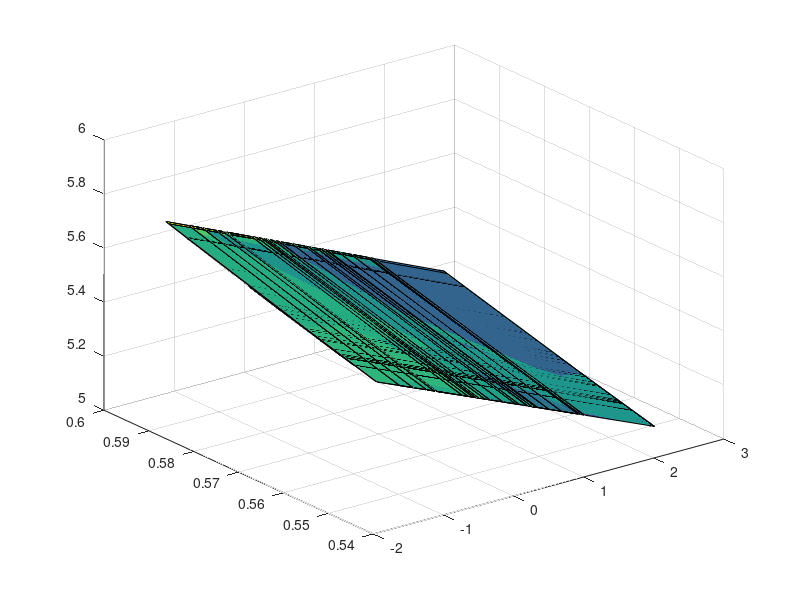

This figure's MATLAB source:
clear
clc
close all

% Initializing variables
Assumed_max_speed = 2;
Line_Dist = 5*sqrt(2);
Assumed_time = Line_Dist/Assumed_max_speed*2;
Maximum_dist = .3;
Mean_Accel = Assumed_max_speed/(.5*Assumed_time);

% Calculate the maximum allowable angle and acceleration
Max_angle = atand(Maximum_dist/Line_Dist);
Max_accel = 4*(Line_Dist+Maximum_dist)/Assumed_time^2;

% Calculating the errors of the acceleration and angle
Accel_Error = Max_accel-Mean_Accel;
Angle_Error = Max_angle;

% Calculating the STD
Accel_STD = Accel_Error/2;
Angle_STD = Angle_Error/2;

% Creating a normal gaussian of the errors
Angle_Dist = Angle_STD*randn(30,1);
Accel_Dist = Mean_Accel+Accel_STD*randn(30,1);

% Creating a meshgrid for the angle and acceleration errors
[ANGLE, ACCEL] = meshgrid(Angle_Dist,Accel_Dist);

% Calculating the total distance traveled with error
Distance_trav = ACCEL.*(Assumed_time^2/4);

% Finding the actual location of the error position
x_location = Distance_trav.*cosd(ANGLE);
y_location = Distance_trav.*sind(ANGLE);

% Calculating the distance between the endpoint and error point
Dest_Distance = sqrt((5-x_location).^2+(5-y_location).^2);

% Plotting the results
surf(ANGLE,ACCEL,Dest_Distance)
